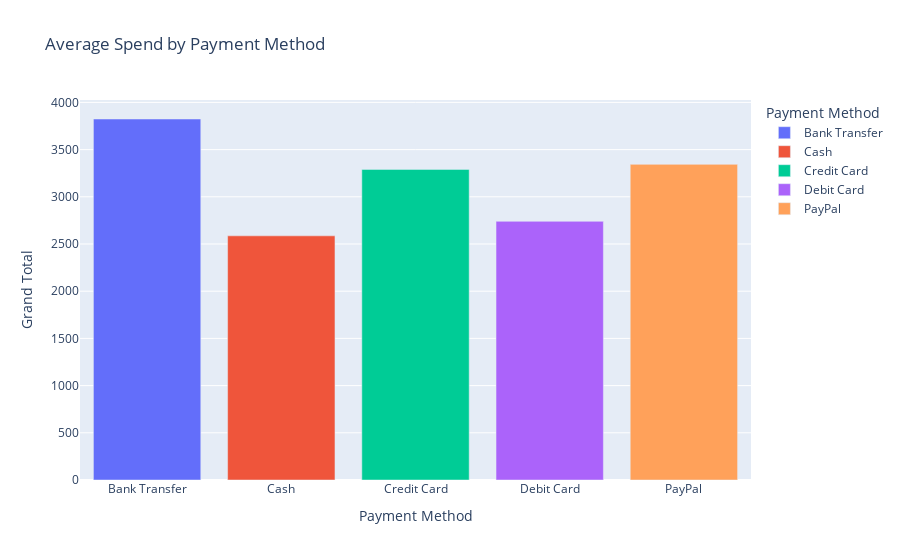

The cell this chart's notebook holds for it:
### Markdown cell above
I will use a Bar chart of average spend per payment method to see if there is any correlation

### Code cell
avg_payment = df.groupby('Payment Method')['Grand Total'].mean().reset_index()
fig = px.bar(avg_payment, x='Payment Method', y='Grand Total', color='Payment Method',
             title='Average Spend by Payment Method')
fig.show()

### Figure 1 — Plotly figure (JSON) as saved in the notebook; plotly's stock layout.template omitted (floating-point values rounded to 4 significant figures)
{"data": [{"alignmentgroup": "True", "hovertemplate": "Payment Method=%{x}<br>Grand Total=%{y}<extra></extra>", "legendgroup": "Bank Transfer", "marker": {"color": "#636efa", "pattern": {"shape": ""}}, "name": "Bank Transfer", "offsetgroup": "Bank Transfer", "orientation": "v", "showlegend": true, "textposition": "auto", "type": "bar", "x": ["Bank Transfer"], "xaxis": "x", "y": [3824.0], "yaxis": "y"}, {"alignmentgroup": "True", "hovertemplate": "Payment Method=%{x}<br>Grand Total=%{y}<extra></extra>", "legendgroup": "Cash", "marker": {"color": "#EF553B", "pattern": {"shape": ""}}, "name": "Cash", "offsetgroup": "Cash", "orientation": "v", "showlegend": true, "textposition": "auto", "type": "bar", "x": ["Cash"], "xaxis": "x", "y": [2586.0], "yaxis": "y"}, {"alignmentgroup": "True", "hovertemplate": "Payment Method=%{x}<br>Grand Total=%{y}<extra></extra>", "legendgroup": "Credit Card", "marker": {"color": "#00cc96", "pattern": {"shape": ""}}, "name": "Credit Card", "offsetgroup": "Credit Card", "orientation": "v", "showlegend": true, "textposition": "auto", "type": "bar", "x": ["Credit Card"], "xaxis": "x", "y": [3290.0], "yaxis": "y"}, {"alignmentgroup": "True", "hovertemplate": "Payment Method=%{x}<br>Grand Total=%{y}<extra></extra>", "legendgroup": "Debit Card", "marker": {"color": "#ab63fa", "pattern": {"shape": ""}}, "name": "Debit Card", "offsetgroup": "Debit Card", "orientation": "v", "showlegend": true, "textposition": "auto", "type": "bar", "x": ["Debit Card"], "xaxis": "x", "y": [2740.0], "yaxis": "y"}, {"alignmentgroup": "True", "hovertemplate": "Payment Method=%{x}<br>Grand Total=%{y}<extra></extra>", "legendgroup": "PayPal", "marker": {"color": "#FFA15A", "pattern": {"shape": ""}}, "name": "PayPal", "offsetgroup": "PayPal", "orientation": "v", "showlegend": true, "textposition": "auto", "type": "bar", "x": ["PayPal"], "xaxis": "x", "y": [3343.0], "yaxis": "y"}], "layout": {"barmode": "relative", "legend": {"title": {"text": "Payment Method"}, "tracegroupgap": 0}, "title": {"text": "Average Spend by Payment Method"}, "xaxis": {"anchor": "y", "categoryarray": ["Bank Transfer", "Cash", "Credit Card", "Debit Card", "PayPal"], "categoryorder": "array", "domain": [0, 1], "title": {"text": "Payment Method"}}, "yaxis": {"anchor": "x", "domain": [0, 1], "title": {"text": "Grand Total"}}}}
